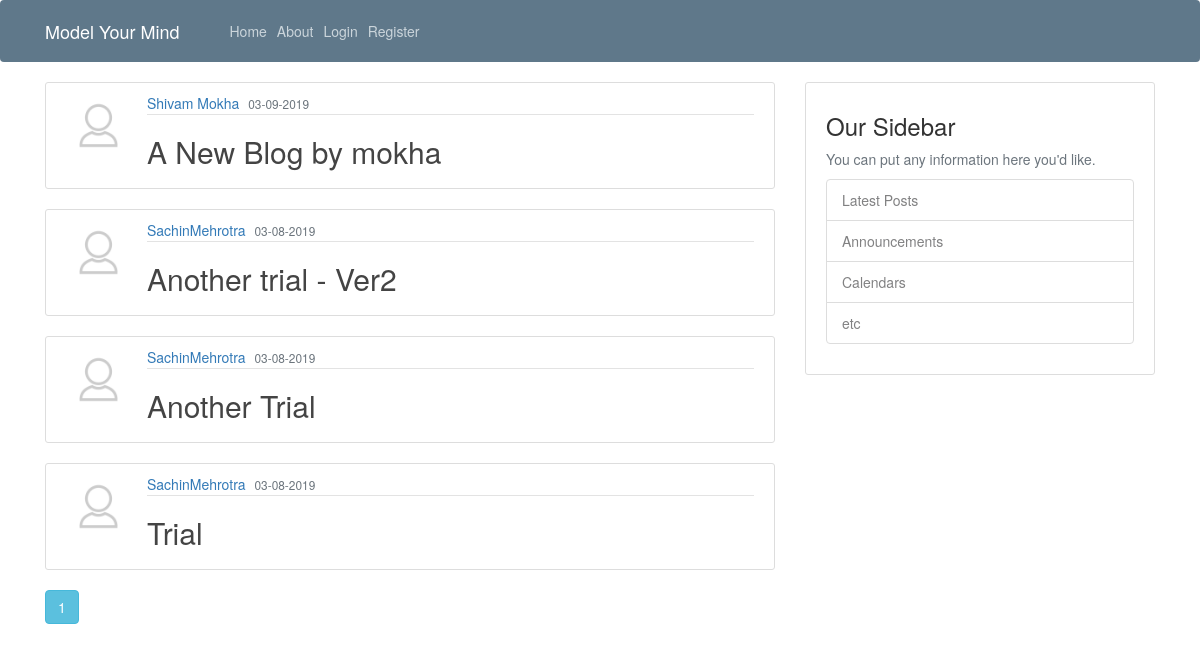
Page /home on the earlier database version.
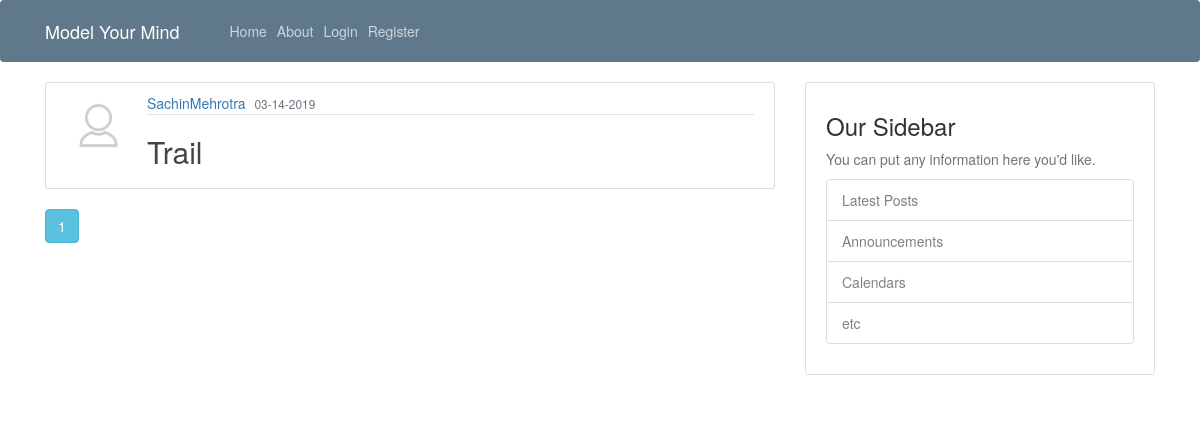
Same page on the later database version.
### flaskblog/models.py (models this page shows, shortened)
class Post(db.Model):
	id = db.Column(db.Integer, primary_key=True)
	title = db.Column(db.String(100), nullable=False)
	date_posted = db.Column(db.DateTime, nullable=False, default=datetime.utcnow)
	content = db.Column(db.Text, nullable=False,)
	user_id = db.Column(db.Integer, db.ForeignKey('user.id'), nullable=False)
	approve_flag = db.Column(db.Boolean,default=False, nullable=False)

class User(db.Model, UserMixin):
	id = db.Column(db.Integer, primary_key=True)
	username = db.Column(db.String(20), unique=True, nullable=False)
	email = db.Column(db.String(100), unique=True, nullable=False)
	user_image = db.Column(db.String(20), nullable=False, default="default.png")
	password = db.Column(db.String(60), nullable=False)
	posts = db.relationship('Post', backref='author', lazy=True)

### flaskblog/main/routes.py (the view)
@main.route("/")
@main.route("/home")
def home():
	page = request.args.get('page',1,type=int)
	posts = Post.query.order_by(Post.date_posted.desc()).paginate(per_page=5, page=page)
	return render_template("home.html", posts=posts)

### flaskblog/templates/home.html (shortened to what this page needs)
{% extends "layout.html" %}
{% block content %}
	{% for post in posts.items %}
    {% if post.approve_flag==True or current_user.username == "admin@admin.com" or post.user_id == current_user.id %}
		<article class="media content-section">
      <img class="rounded-circle article-img" src="{{ url_for('static', filename='profile_pictures/'+ post.author.user_image) }}"/>
  			<div class="media-body">
    			<div class="article-metadata">
      				<a class="mr-2" href="{{ url_for('users.user_post',username=post.author.username)}}">{{ post.author.username }}</a>
      				<small class="text-muted">{{ post.date_posted.strftime('%m-%d-%Y') }}</small>
    			</div>
    			<h2><a class="article-title" href="{{ url_for('posts.post', post_id=post.id) }}">{{ post.title }}</a></h2>
  			</div>
		</article>
    {% endif %}
	{% endfor %}
  {% for page_num in posts.iter_pages(left_edge=1, right_edge=1, left_current=1, right_current=2) %}
    {% if page_num %}
      {% if posts.page == page_num %}
      <a href="{{ url_for('main.home',page=page_num) }}" class="btn btn-info mb-4">{{page_num}}</a>
      {% else %}
      <a href="{{ url_for('main.home',page=page_num) }}" class="btn btn-outline-info mb-4">{{page_num}}</a>
      {% endif %}
    {% else %}
      ...
    {% endif %}
  {% endfor %}
{% endblock content %}

### flaskblog/templates/layout.html (shortened to what this page needs)
<!DOCTYPE html>
<html>
<head>
    <link rel="stylesheet" href="https://use.fontawesome.com/releases/v5.6.3/css/all.css">
    <link rel="stylesheet" href="https://maxcdn.bootstrapcdn.com/bootstrap/4.0.0/css/bootstrap.min.css">
    <link rel="stylesheet" type="text/css" href="{{ url_for('static', filename='main.css') }}" >
<link href="http://netdna.bootstrapcdn.com/bootstrap/3.3.5/css/bootstrap.css" rel="stylesheet">
<link href="http://cdnjs.cloudflare.com/ajax/libs/summernote/0.8.11/summernote.css" rel="stylesheet">
</head>
<body>
		<header class="site-header">
	  		<nav class="navbar navbar-expand-md navbar-dark bg-steel fixed-top">
	    		<div class="container">
	      			<a class="navbar-brand mr-4" href="/">Model Your Mind</a>
	      				<div class="collapse navbar-collapse" id="navbarToggle">
	        				<div class="navbar-nav mr-auto">
	          					<a class="nav-item nav-link" href="{{url_for('main.home')}}">Home</a>
	          					<a class="nav-item nav-link" href="{{url_for('main.about')}}">About</a>
	        				</div>
					        <div class="navbar-nav">
					        	{% if current_user.is_authenticated %}
					        		<a class="nav-item nav-link" href="{{url_for('posts.new_post')}}">Post</a>
					        		<a class="nav-item nav-link" href="{{url_for('users.account')}}">Account</a>
					        		<a class="nav-item nav-link" href="{{url_for('users.logout')}}">Logout</a>
					        	{% else %}
						          <a class="nav-item nav-link" href="{{url_for('users.login')}}">Login</a>
						          <a class="nav-item nav-link" href="{{url_for('users.register')}}">Register</a>
						        {% endif %}
					        </div>
	      				</div>
	    		</div>
	 		 </nav>
		</header>
		<main role="main" class="container">
		  	<div class="row">
		    	<div class="col-md-8">
		      		{% block content %} {% endblock content %}
		    	</div>
		    	<div class="col-md-4">
		      		<div class="content-section">
		        		<h3>Our Sidebar</h3>
		       	 		<p class='text-muted'>You can put any information here you'd like.
				          <ul class="list-group">
				            <li class="list-group-item list-group-item-light">Latest Posts</li>
				            <li class="list-group-item list-group-item-light">Announcements</li>
				            <li class="list-group-item list-group-item-light">Calendars</li>
				            <li class="list-group-item list-group-item-light">etc</li>
				          </ul>
		        		</p>
		      		</div>
		    	</div>
		  </div>
		</main>
</body>
</html>

### flaskblog/static/main.css (style rules this page uses)
body { background: #fafafa; color: #333333; margin-top: 5rem; }
h1, h2, h3, h4, h5, h6 { color: #444444; }
.bg-steel { background-color: #5f788a; }
.site-header .navbar-nav .nav-link { color: #cbd5db; }
.content-section { background: #ffffff; padding: 10px 20px; border: 1px solid #dddddd; border-radius: 3px; margin-bottom: 20px; }
.article-title { color: #444444; }
.article-img { height: 65px; width: 65px; margin-right: 16px; }
.article-metadata { padding-bottom: 1px; margin-bottom: 4px; border-bottom: 1px solid #e3e3e3 }

Differences in the rows shown:
removed Post: user_image (placeholder picture), author.username "Shivam Mokha", date_posted "03-09-2019", title "A New Blog by mokha"
removed Post: user_image (placeholder picture), author.username "SachinMehrotra", date_posted "03-08-2019", title "Another trial - Ver2"
removed Post: user_image (placeholder picture), author.username "SachinMehrotra", date_posted "03-08-2019", title "Another Trial"
changed Post "SachinMehrotra": date_posted "03-08-2019" → "03-14-2019"; title "Trial" → "Trail"
